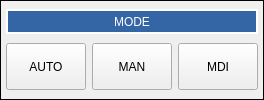
                  <widget class="QFrame" name="gridFrame">
                   <property name="maximumSize">
                    <size>
                     <width>16777215</width>
                     <height>130</height>
                    </size>
                   </property>
                   <property name="styleSheet">
                    <string notr="true">ActionButton
{
color: rgb(255, 255, 255);
background-color:rgb(52, 101, 164);
font: 12pt &quot;DejaVu Sans&quot;;
}</string>
                   </property>
                   <property name="frameShape">
                    <enum>QFrame::Box</enum>
                   </property>
                   <layout class="QGridLayout" name="gridLayout_53">
                    <property name="leftMargin">
                     <number>5</number>
                    </property>
                    <property name="topMargin">
                     <number>5</number>
                    </property>
                    <property name="rightMargin">
                     <number>5</number>
                    </property>
                    <property name="bottomMargin">
                     <number>5</number>
                    </property>
                    <item row="1" column="1">
                     <widget class="ActionButton" name="auto_2">
                      <property name="minimumSize">
                       <size>
                        <width>0</width>
                        <height>47</height>
                       </size>
                      </property>
                      <property name="maximumSize">
                       <size>
                        <width>16777215</width>
                        <height>16777215</height>
                       </size>
                      </property>
                      <property name="text">
                       <string>AUTO</string>
                      </property>
                      <property name="rules" stdset="0">
                       <string>[{&quot;channels&quot;: [{&quot;url&quot;: &quot;status:task_mode&quot;, &quot;trigger&quot;: true}], &quot;property&quot;: &quot;Style Sheet&quot;, &quot;expression&quot;: &quot;\&quot;background-color:rgb(138, 226, 52);color: rgb(0, 0,0)\&quot; if ch[0]==2 else ''&quot;, &quot;name&quot;: &quot;color&quot;}]</string>
                      </property>
                      <property name="actionName" stdset="0">
                       <string>machine.mode.auto</string>
                      </property>
                     </widget>
                    </item>
                    <item row="1" column="3">
                     <widget class="ActionButton" name="mdi">
                      <property name="minimumSize">
                       <size>
                        <width>0</width>
                        <height>47</height>
                       </size>
                      </property>
                      <property name="maximumSize">
                       <size>
                        <width>16777215</width>
                        <height>16777215</height>
                       </size>
                      </property>
                      <property name="text">
                       <string>MDI</string>
                      </property>
                      <property name="rules" stdset="0">
                       <string>[{&quot;channels&quot;: [{&quot;url&quot;: &quot;status:task_mode&quot;, &quot;trigger&quot;: true}], &quot;property&quot;: &quot;Style Sheet&quot;, &quot;expression&quot;: &quot;\&quot;background-color:rgb(138, 226, 52);color: rgb(0, 0,0)\&quot; if ch[0]==3 else ''&quot;, &quot;name&quot;: &quot;color&quot;}]</string>
                      </property>
                      <property name="actionName" stdset="0">
                       <string>machine.mode.mdi</string>
                      </property>
                     </widget>
                    </item>
                    <item row="1" column="2">
                     <widget class="ActionButton" name="manual">
                      <property name="minimumSize">
                       <size>
                        <width>0</width>
                        <height>47</height>
                       </size>
                      </property>
                      <property name="maximumSize">
                       <size>
                        <width>16777215</width>
                        <height>16777215</height>
                       </size>
                      </property>
                      <property name="text">
                       <string>MAN</string>
                      </property>
                      <property name="rules" stdset="0">
                       <string>[{&quot;channels&quot;: [{&quot;url&quot;: &quot;status:task_mode&quot;, &quot;trigger&quot;: true}], &quot;property&quot;: &quot;Style Sheet&quot;, &quot;expression&quot;: &quot;\&quot;background-color:rgb(138, 226, 52);color: rgb(0, 0,0)\&quot; if ch[0]==1 else ''&quot;, &quot;name&quot;: &quot;color&quot;}]</string>
                      </property>
                      <property name="actionName" stdset="0">
                       <string>machine.mode.manual</string>
                      </property>
                     </widget>
                    </item>
                    <item row="0" column="1" colspan="3">
                     <widget class="QLabel" name="label_48">
                      <property name="minimumSize">
                       <size>
                        <width>0</width>
                        <height>25</height>
                       </size>
                      </property>
                      <property name="maximumSize">
                       <size>
                        <width>16777215</width>
                        <height>25</height>
                       </size>
                      </property>
                      <property name="styleSheet">
                       <string notr="true">color: rgb(255, 255, 255);
background-color:rgb(52, 101, 164);</string>
                      </property>
                      <property name="frameShape">
                       <enum>QFrame::Box</enum>
                      </property>
                      <property name="lineWidth">
                       <number>2</number>
                      </property>
                      <property name="text">
                       <string>MODE</string>
                      </property>
                      <property name="alignment">
                       <set>Qt::AlignCenter</set>
                      </property>
                     </widget>
                    </item>
                   </layout>
                  </widget>
